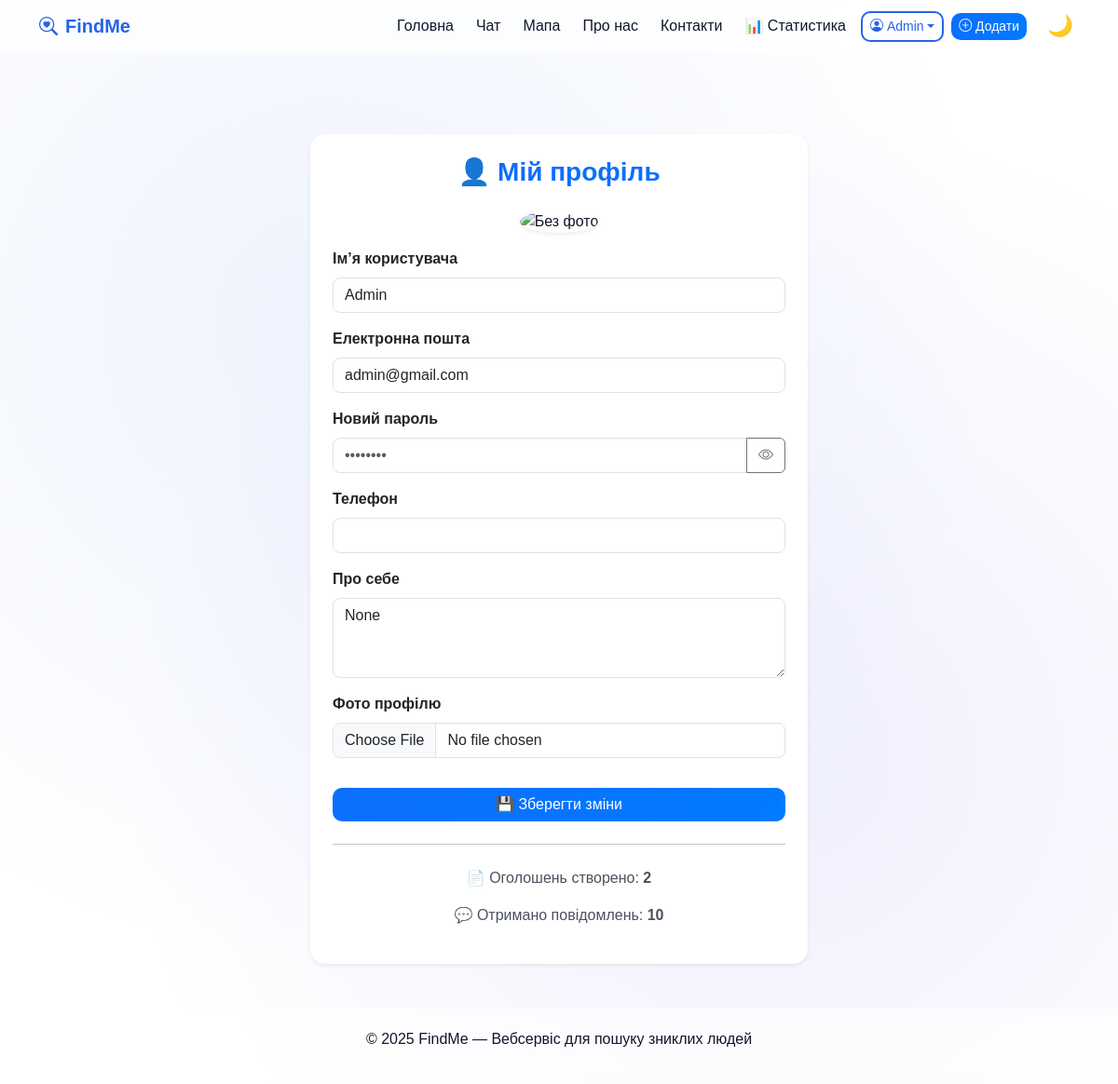
/profile/ (signed in), run on an earlier commit of the app's database.
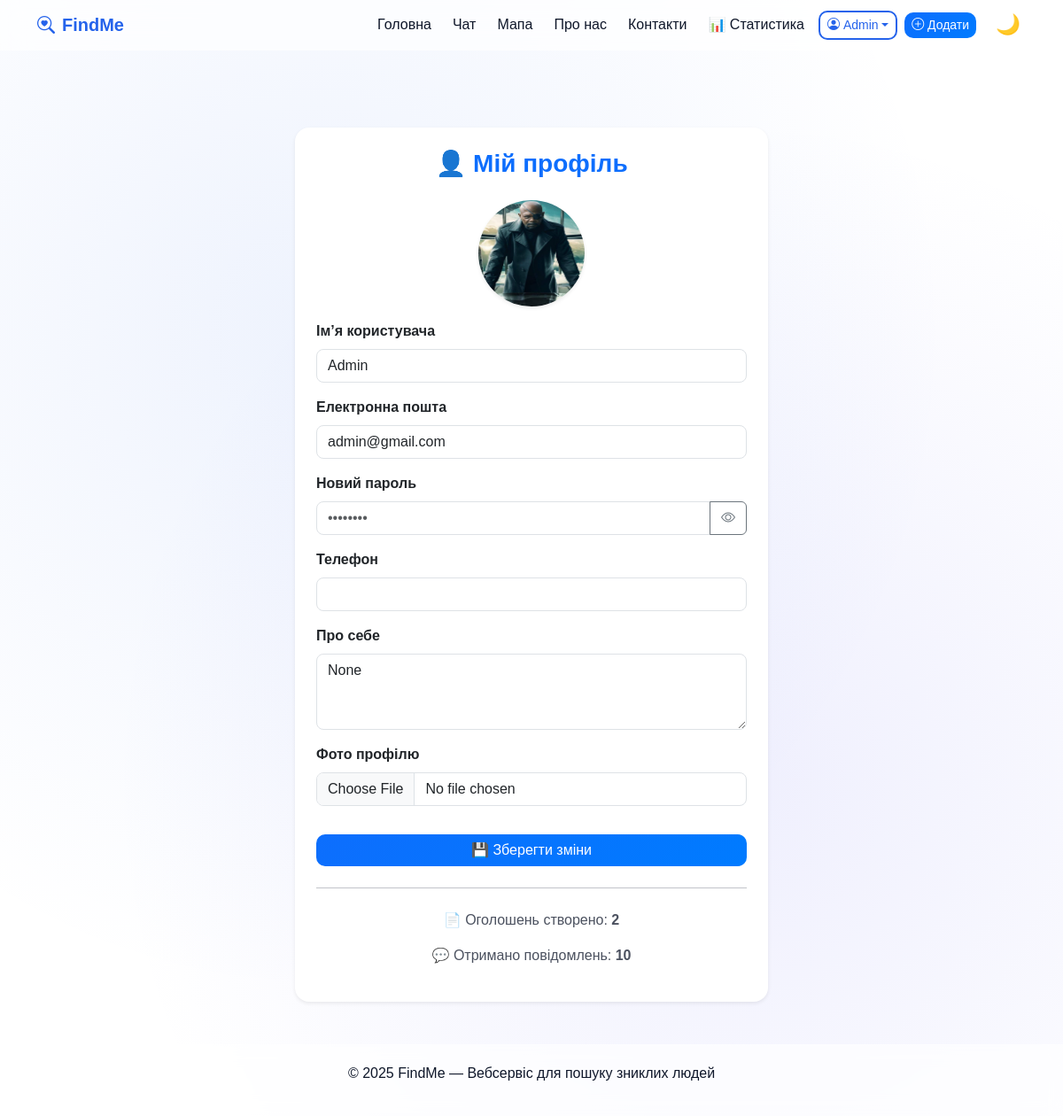
And on a later commit of the database.
### users/models.py (models this page shows, shortened)
class UserProfile(models.Model):
    ROLE_CHOICES = [
        ('user', 'Користувач'),
        ('volunteer', 'Волонтер'),
        ('police', 'Поліція'),
        ('admin', 'Адміністратор'),
    ]
    user = models.OneToOneField(User, on_delete=models.CASCADE, related_name="profile")
    phone = models.CharField("Телефон", max_length=20, blank=True)
    role = models.CharField("Роль", max_length=20, choices=ROLE_CHOICES, default='user')
    photo = models.ImageField("Фото профілю", upload_to='users/photos/', blank=True, null=True)
    bio = models.TextField("Про себе", blank=True, null=True)
    created_at = models.DateTimeField("Дата створення", auto_now_add=True)
    updated_at = models.DateTimeField("Останнє оновлення", auto_now=True)

### users/views.py (the view, shortened to what this page needs)
# urls.py: path('profile/', views.profile_view, name='profile'),
@login_required
def profile_view(request):
    profile = request.user.profile  # завдяки related_name у моделі
    user = request.user
    context = {
        'profile': profile,
        'user': user,
        'total_posts': MissingPerson.objects.filter(user=user).count(),
        'total_messages': Message.objects.filter(receiver=user).count(),
    }
    return render(request, 'profile.html', context)

### templates/profile.html (shortened to what this page needs)
{% extends 'base.html' %}
{% block content %}
<div class="container mt-5 mb-5">
  <div class="row justify-content-center">
    <div class="col-lg-6">
      <div class="card p-4 shadow-sm rounded-4 border-0 profile-card">
        <h3 class="text-center mb-4 fw-bold text-primary">👤 Мій профіль</h3>
        <form method="post" enctype="multipart/form-data">
          <div class="text-center mb-3">
            {% if profile.photo %}
              <img src="{{ profile.photo.url }}" class="rounded-circle shadow-sm" width="120" height="120" alt="Фото профілю">
            {% else %}
              <img src="/static/img/default-avatar.png" class="rounded-circle shadow-sm" width="120" height="120" alt="Без фото">
            {% endif %}
          </div>
          <div class="mb-3">
            <label class="form-label fw-semibold">Ім’я користувача</label>
            <input type="text" name="username" class="form-control rounded-3" value="{{ user.username }}">
          </div>
          <div class="mb-3">
            <label class="form-label fw-semibold">Електронна пошта</label>
            <input type="email" name="email" class="form-control rounded-3" value="{{ user.email }}">
          </div>
          <div class="mb-3">
            <label class="form-label fw-semibold">Новий пароль</label>
            <div class="input-group">
              <input type="password" name="password" id="password" class="form-control rounded-start-3" placeholder="••••••••">
              <button type="button" class="btn btn-outline-secondary" id="togglePassword"><i class="bi bi-eye"></i></button>
            </div>
          </div>
          <div class="mb-3">
            <label class="form-label fw-semibold">Телефон</label>
            <input type="text" name="phone" class="form-control rounded-3" value="{{ profile.phone }}">
          </div>
          <div class="mb-3">
            <label class="form-label fw-semibold">Про себе</label>
            <textarea name="bio" class="form-control rounded-3" rows="3">{{ profile.bio }}</textarea>
          </div>
          <div class="mb-3">
            <label class="form-label fw-semibold">Фото профілю</label>
            <input type="file" name="photo" class="form-control rounded-3">
          </div>
          <button type="submit" class="btn btn-primary w-100 mt-3">💾 Зберегти зміни</button>
        </form>
        <hr class="my-4">
        <div class="text-center text-muted">
          <p>📄 Оголошень створено: <strong>{{ total_posts }}</strong></p>
          <p>💬 Отримано повідомлень: <strong>{{ total_messages }}</strong></p>
        </div>
      </div>
    </div>
  </div>
</div>
{% endblock %}

What changed in the data, as far as the page shows it:
changed UserProfile "None": photo: picture added
